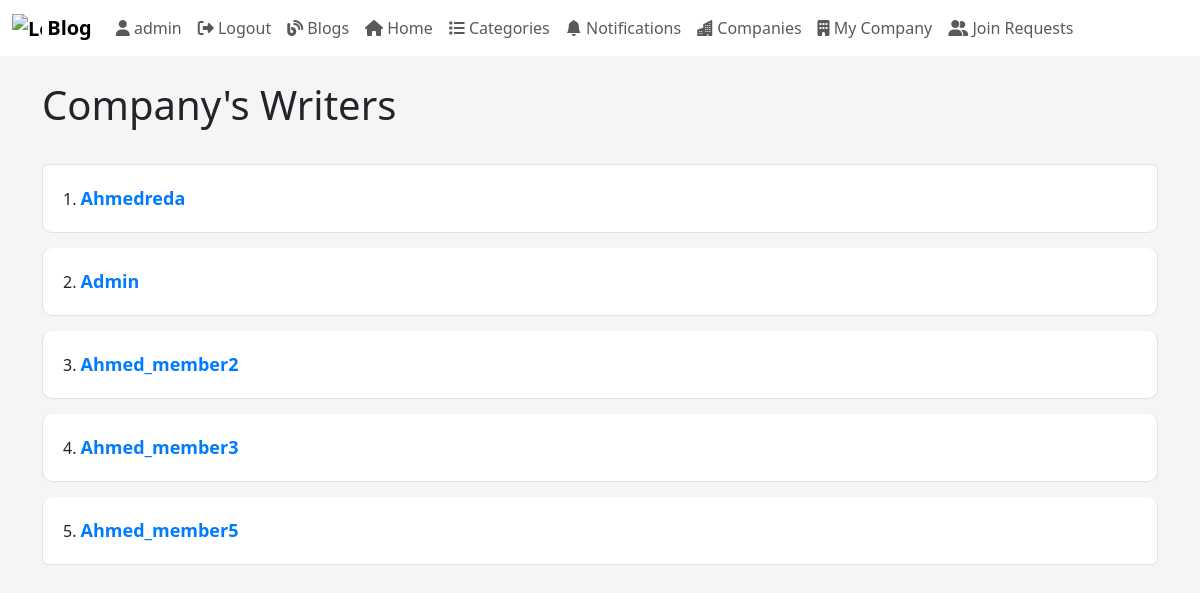
The page /blog/companyWriters (signed in) on the database as committed earlier.
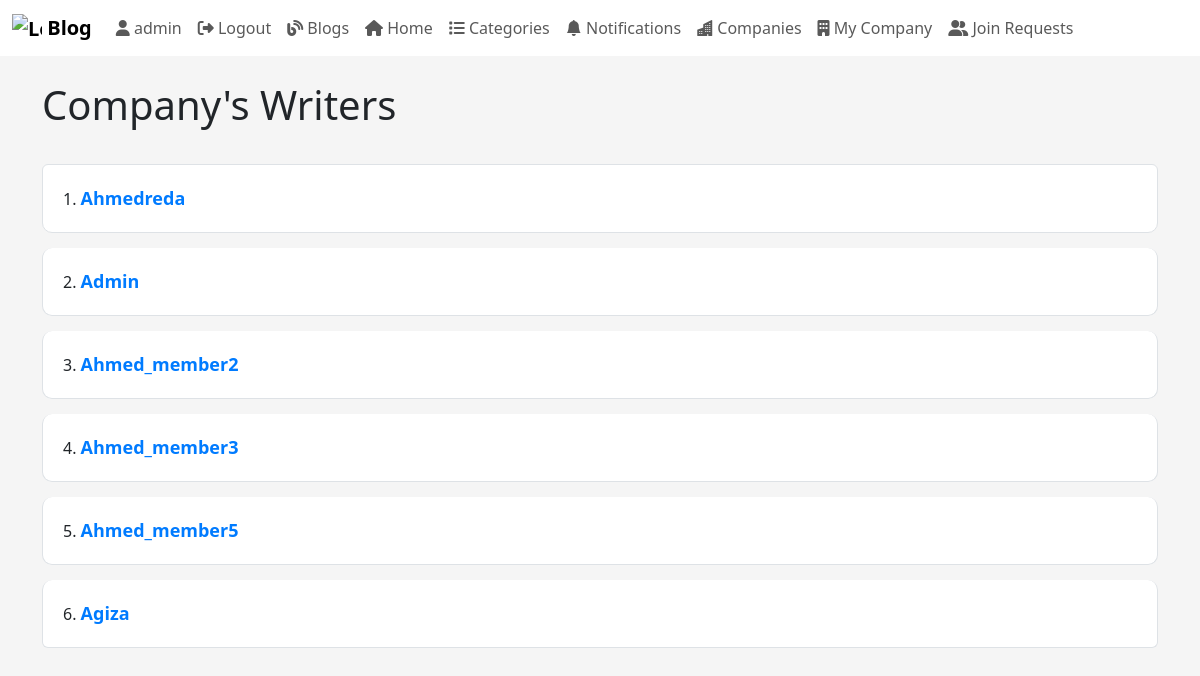
The same page on the database as committed later.
### myApp/models.py (models this page shows)
class UserProfile(models.Model):
  user = models.OneToOneField(User, on_delete=models.CASCADE)
  company = models.ForeignKey(Company, on_delete=models.SET_NULL, blank=True, null=True)
  auth_level = models.CharField(max_length=10, null=True, choices=[('viewer', 'Viewer'), ('member', 'Member'), ('admin', 'Admin'), ('manager', 'Manager')], default="Member")
  groups = models.ForeignKey(Group, on_delete=models.SET_NULL, null=True, blank=True)
  photo = models.ImageField(upload_to='profile_photos/', blank=True, null=True)

### myApp/views.py (the view)
# urls.py: path("blog/companyWriters", views.companyWriters, name="companyWriters"),
def companyWriters(request):
    thisWriter = UserProfile.objects.get(user=request.user)
    writers = UserProfile.objects.filter(company=thisWriter.company)
    context = {"writers": writers, "company": thisWriter.company}  # Add "company" to the context
    return render(request, "blog/companyWriters.html", context)

### myApp/templatetags/my_custom_tags.py (called while the page is built)
@register.filter(name='has_group')
def has_group(user, group_name):
    return user.groups.filter(name=group_name).exists()

### myApp/templates/Blog/companyWriters.html (shortened to what this page needs)
<!DOCTYPE html>
<html lang="en">
	{% load static %} {% load crispy_forms_tags %}
	<head>
		<link href="{% static 'css/bootstrap.css' %}" rel="stylesheet" />
		<link href="{% static 'css/home.css' %}" rel="stylesheet" />
	</head>
	<body>
		{% include "Blog/blogNavBar.html" %}
		<div class="container-md">
			<h1 style="margin: 25px 0 20px 0">Company's Writers</h1>
			<ol class="list-group list-group-numbered">
				{% for writer in writers %}
				<li class="list-group-item container">
					<a href="{% url "userProfile" userProfID=writer.id %}" style="font-size: 18px">{{ writer.user.username|capfirst}}</a>
				</li>
				{% endfor%}
			</ol>
		</div>
	</body>
</html>

Rows that differ between the two databases and show on the page:
added UserProfile: user.username "Agiza"
